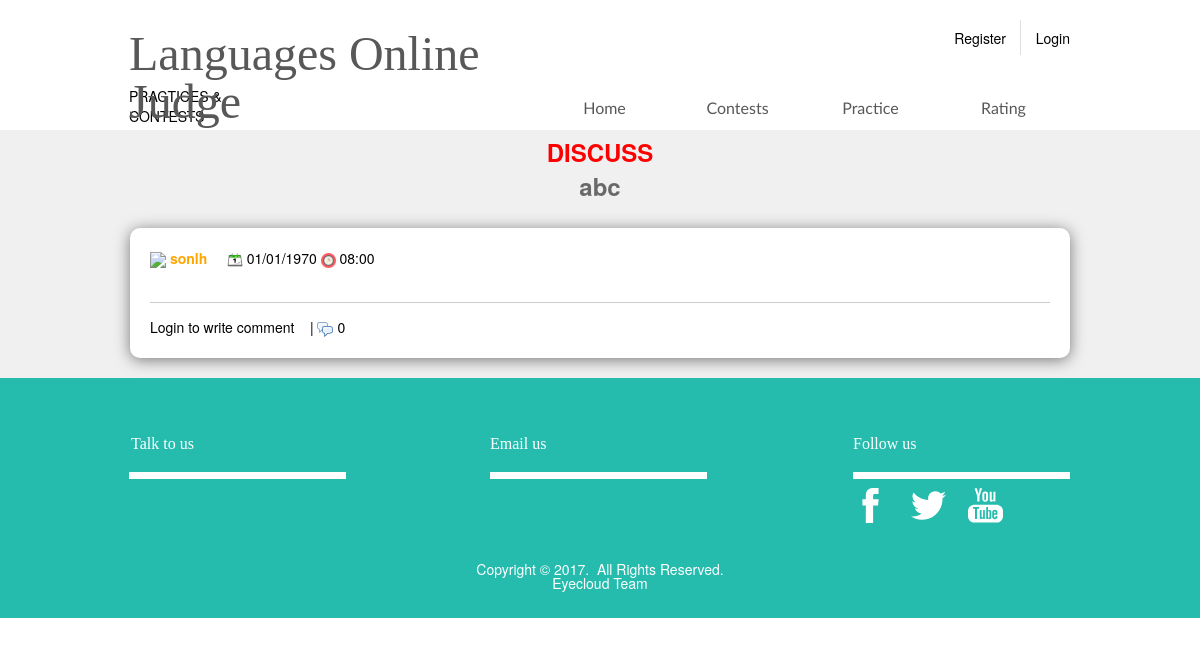
The app's page /blog/4 with its own data.
### tables this page shows
CREATE TABLE `contest` (
  `conID` int(11) NOT NULL,
  `conName` varchar(300) NOT NULL,
  `duration` int(11) NOT NULL,
  `author` varchar(50) NOT NULL,
  `beginTime` timestamp NULL DEFAULT NULL,
  `islock` tinyint(1) NOT NULL,
  `level` int(11) NOT NULL,
  `isJudged` tinyint(1) NOT NULL,
  `blog` varchar(2000) NOT NULL,
  `createDate` timestamp NULL DEFAULT NULL
);

CREATE TABLE `account` (
  `username` varchar(50) NOT NULL,
  `password` varchar(50) NOT NULL,
  `name` varchar(50) NOT NULL,
  `point` smallint(6) NOT NULL,
  `role` tinyint(1) NOT NULL,
  `imgURL` varchar(60) NOT NULL
);

### control/requireContestID.php (called while the page is built, shortened)
<?php
	if ($_SERVER['REQUEST_METHOD'] == 'GET') {
          if (isset($_GET['id'])) {
              $_contestID = $_GET['id'];
          }
          else
            $_page_error = 1;
      }
      else {
          $_page_error = 1;
      }
?>

### forum.php (the view, shortened to what this page needs)
<?php
include('gui/resource.php');
?>
<?php
include('control/requireContestID.php');
?>
<body class="fonts1">
  <div id="body-wrapper">
    <?php include('gui/header.php') ?>
    <div id="" class="section" style="background-color: #f0f0f0">
      <div class="container" >
        <?php
          $_con = getContestByID($_contestID);
          $_list_par_com = getListParentComment($_contestID);
        ?>
        <div id="" class="element text-element  ">
          <div class="text-content">
            <h1 style="text-align: center;"><span class="fontSize" style="font-size: 24px; line-height: 1;"><span><span style="color:red;"> DISCUSS </span></span></span></h1>
          </div>
        </div>
        <div id="" class="element text-element  ">
          <div class="text-content">
            <h1 style="text-align: center;"><span class="fontSize" style="font-size: 24px; line-height: 1;"><span><span style="color:#696969;"> <?php echo $_con['conName'];?> </span></span></span></h1>
          </div>
          </div>
          <br>
          <div class = "post wrap_shadow">
            <img src="img/writer.png">
            <a href="profile/<?php echo $_con['author'] ?>">
              <strong>
              <?php
                echo getTitle($_con['author']);
                $_ct = strtotime($_con['createDate']);
              ?>
              </strong>
            </a>
            <img src="img/time.png">&nbsp;<?php echo date('d/m/Y', $_ct) ?>
            <img src="img/clock.png" width="15" height="15">&nbsp;<?php echo date("H:i", $_ct) ?>
            <br> <br>
            <hr>
            <div>
              <?php if (isset($_SESSION['tmp_uname'])) {?>
                <a href="#combox_tag" style="" onclick="show_combox()"> Write comment </a>
              <?php } else { ?>
                <a onclick="logReg()" href="#"> Login to write comment </a>
              <?php } ?>
              &nbsp;&nbsp;&nbsp;| <img src="img/comment.png">  <?php echo sizeof($_list_par_com) ?>
            </div>
          </div>
        <br>
      </div>
    </div>
    </div>
    <?php include('gui/footer.php') ?>
  </body>
</html>

### db_query/db_get.php (shortened to what this page needs)
<?php
	function getContestByID($_conID) {
		GLOBAL $db;
		$_sql = "SELECT * FROM contest WHERE conID = '$_conID'";
		$_rs = mysqli_query($db, $_sql);
		if (isset($_rs) && mysqli_num_rows($_rs) > 0) {
			$_row = $_rs -> fetch_assoc();
			return $_row;
		}
	}
  	function getSingleUser($_user) {
		GLOBAL $db;
		$_sql = "SELECT * FROM account WHERE username = '$_user'";
		$_rs = mysqli_query($db, $_sql);
		if (isset($_rs) && mysqli_num_rows($_rs) > 0) {
			$_row = $_rs -> fetch_assoc();
			return $_row;
		}
	}
	function getRankColor($_point) {
		if ($_point >= 1000) return 'orange';
		return 'gray';
	}
	function computeRanking($_username) {
		GLOBAL $db;
		$_myscore = getSingleUser($_username);
		$_score = $_myscore['point'];
		$sql = "SELECT * FROM account WHERE point > '$_score'";
		$rs = mysqli_query($db, $sql);
		if (isset($rs))
			return mysqli_num_rows($rs) + 1;
	}
	function getTitle($_username) {
		$_user = getSingleUser($_username);
		$_point = $_user['point'];
		$_rank = computeRanking($_username);
		$_name = $_user['username'];
		$_color = getRankColor($_point);
		if ($_rank == 1 && $_point > 0) {
			$_title = "<font color = 'black'>" . substr($_name, 0, 1) . "</font>" .
			"<font color = '".$_color."'>".
			 substr($_name, 1)."</font>";
		}
		else
			$_title =  "<font color = '". $_color ."'>" . $_name . "</font>";
		return $_title;
	}
	function getListParentComment($_conID) {
		GLOBAL $db;
		$_sql = "SELECT * FROM comment WHERE conID = '$_conID' AND parID = -1 ";
		$_rs = mysqli_query($db, $_sql);
		$_listCom = array();
		return $_listCom;
	}
?>

### design/css/theme.css (style rules this page uses)
html, body, div, span, object, iframe, h1, h2, h3, h4, h5, h6, p, blockquote, pre, a, abbr, acronym, address, big, cite, code, del, dfn, em, img, ins, kbd, q, s, samp, small, strike, strong, sub, sup, tt, var, b, i, dl, dt, dd, ol, ul, li, fieldset, form, label, legend, caption, article, aside, canvas, details, figure, figcaption, footer, header, hgroup, menu, nav, output, section, summary, time, mark, audio, video { margin: 0px; padding: 0px; border: 0px; font-size: 100%; vertical-align: baseline; }
body { line-height: 1; position: relative; width: 100%; }
html, body, div, span, object, iframe, h1, h2, h3, h4, h5, h6, p, blockquote, pre, a, abbr, acronym, address, big, cite, code, del, dfn, em, img, ins, kbd, q, s, samp, small, strike, strong, sub, sup, tt, var, b, u, i, center, dl, dt, dd, ol, ul, li, fieldset, form, label, legend, caption, article, aside, canvas, details, embed, figure, figcaption, footer, header, hgroup, menu, nav, output, ruby, section, summary, time, mark, audio, video { margin: 0px; padding: 0px; border: 0px; font-size: 100%; vertical-align: baseline; }
html { font-size: 100%; text-size-adjust: 100%; min-height: 100%; min-width: 940px !important; }
img { vertical-align: middle; border: 0px; }
body { margin: 0px; font-family: Ubuntu, "Helvetica Neue", Helvetica, Arial, sans-serif; font-size: 14px; line-height: 20px; color: rgb(51, 51, 51); background-color: rgb(255, 255, 255); }
a { color: rgb(0, 136, 204); text-decoration: none; }
.container { margin-right: auto; margin-left: auto; }
.container::before, .container::after { display: table; content: ""; line-height: 0; }
.container::after { clear: both; }
strong { font-weight: bold; }
h1, h2, h3, h4, h5, h6 { margin: 10px 0px; font-family: inherit; font-weight: bold; line-height: 20px; color: inherit; text-rendering: optimizeLegibility; }
h1, h2, h3 { line-height: 40px; }
h1 { font-size: 38.5px; }
hr { margin: 20px 0px; border-width: 1px 0px; border-right-style: initial; border-left-style: initial; border-right-color: initial; border-left-color: initial; border-image: initial; border-top-style: solid; border-top-color: rgb(238, 238, 238); border-bottom-style: solid; border-bottom-color: rgb(255, 255, 255); }
a { outline: none; transition: color 0.2s ease, background-image 0.4s ease; }
hr { background-color: rgb(204, 204, 204); border: 0px; height: 1px; margin: 1em 0px; }
.section> .container { width: 940px; margin: 0px auto; }
body { background: rgb(255, 255, 255); color: rgb(0, 0, 0); }
a, a:hover, a:focus, a:active { text-decoration: none; color: inherit; outline: none; }
.section { position: relative; }
.section> .container { width: 940px !important; }
body { padding: 0px; }
#body-wrapper { position: relative; margin: 0px auto; padding-top: 130px; }
body { background-color: rgb(255, 255, 255); background-image: none; background-repeat: repeat; background-attachment: scroll; background-size: auto; background-position: center center; }
#body-wrapper { margin: 0px auto; padding-top: 130px; }
#body-wrapper { position: relative; padding-top: 130px; margin: 0px auto; }
body { padding: 0; }
#body-wrapper { padding-top: 130px; }
body { background-color: #ffffff; background-image: none; background-repeat: repeat; background-attachment: scroll; background-size: auto; background-position: center center; }
.post { background-color: white; border-radius: 10px; padding: 20px 20px 20px 20px; }

### forum.php (style rules this page uses)
.wrap_shadow { box-shadow: 0px 2px 15px 0px rgba(0,0,0,0.5); }

### records on screen
contest: conName "abc", createDate "01/01/1970", createDate "08:00"
account: username "sonlh"

### other values on screen
sizeof($_list_par_com) "0"
